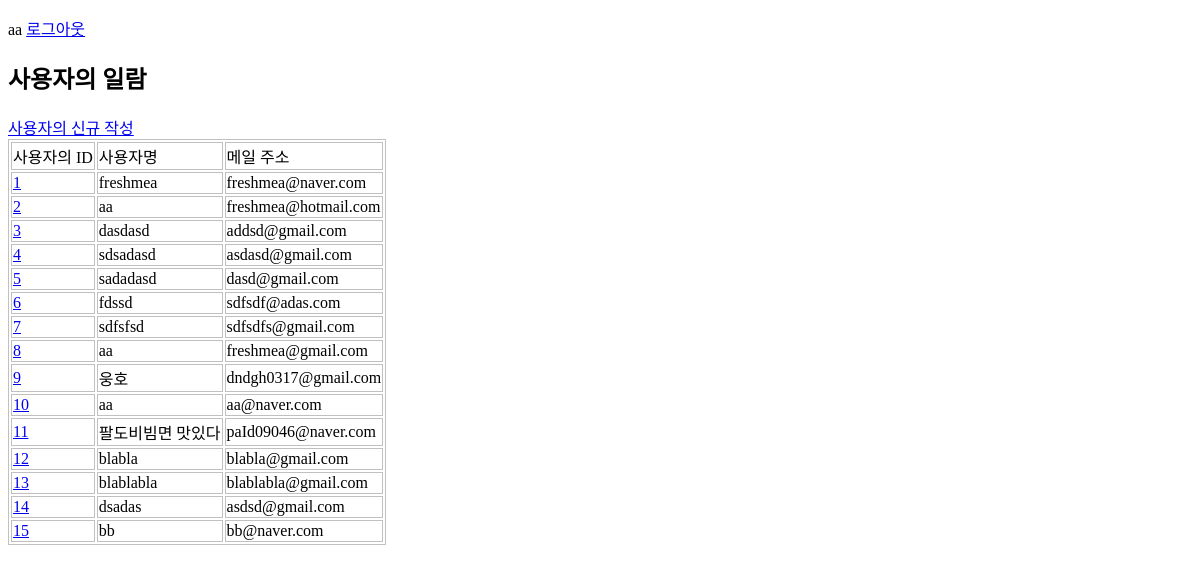
/crud/users (signed in), run on an earlier commit of the app's database.
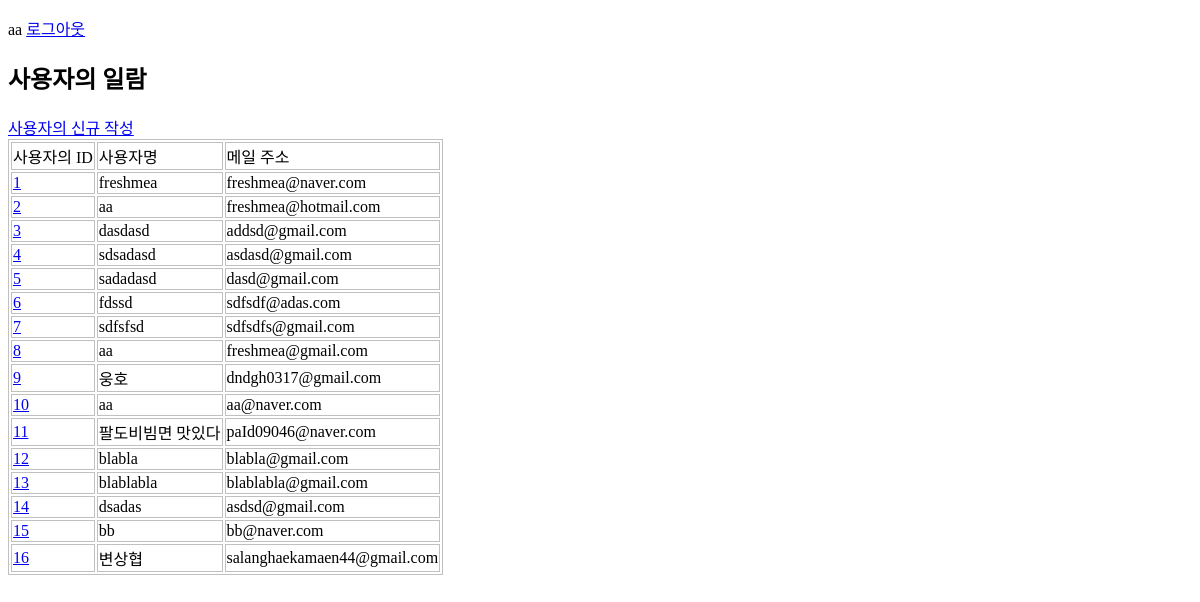
And on a later commit of the database.
### apps/crud/models.py (models this page shows, shortened)
class User(db.Model, UserMixin):
    __tablename__ = "users"
    id = db.Column(db.Integer, primary_key=True)
    username = db.Column(db.String, index=True)
    email = db.Column(db.String, unique=True, index=True)
    password_hash = db.Column(db.String)
    created_at = db.Column(db.DateTime, default=datetime.now)
    updated_at = db.Column(db.DateTime, default=datetime.now, onupdate=datetime.now)
    @property
    def password(self):
        raise AttributeError("읽어 들일 수 없음.")

### apps/crud/views.py (the view)
@crud.route("/users")
@login_required
def users():
    users = User.query.all()
    return render_template("crud/index.html", users=users)

### apps/crud/models.py (called while the page is built)
@login_manager.user_loader
def load_user(user_id):
    return User.query.get(user_id)

### apps/crud/templates/crud/index.html (shortened to what this page needs)
{% extends "crud/base.html" %}
{% block content %}
<h2>사용자의 일람</h2>
<a href="{{ url_for('crud.create_user')}}">사용자의 신규 작성</a>
<table>
    <tr>
        <td>사용자의 ID</td>
        <td>사용자명</td>
        <td>메일 주소</td>
    </tr>
    {% for user in users%}
    <tr>
        <td> <a href="{{ url_for('crud.edit_user', user_id=user.id) }}">{{ user.id }}</a> </td>
        <td>{{ user.username }}</td>
        <td>{{ user.email }}</td>
    </tr>
    {% endfor %}
</table>
{% endblock %}

### apps/crud/templates/crud/base.html (shortened to what this page needs)
<!DOCTYPE html>
<html lang="ko">
<head>
    <link rel="stylesheet" href="{{ url_for('crud.static', filename='style.css' ) }}" />
</head>
<body>
    <div>
        {% if current_user.is_authenticated %}
        <p>
            <span>{{ current_user.username }}</span>
            <span><a href="{{ url_for('auth.logout') }}">로그아웃</a></span>
        </p>
        {% endif %}
    </div>
    {% block content %} {% endblock %}
</body>
</html>

What changed in the data, as far as the page shows it:
added User: id "16", username "변상협", email "salanghaekamaen44@gmail.com"
